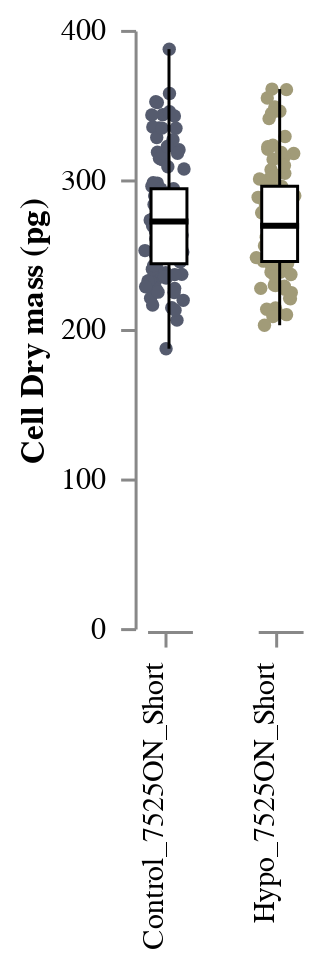

The notebook cell this image was saved under:
### Code cell
STRIP_DryMass = stripbox(
    data = df, 
    x = "Condition", 
    y = "Dry_mass", 
    y_title = "Cell Dry mass (pg)", 
    colour = "Condition"
)
STRIP_DryMass

### Figure 1 — Vega-Lite specification as saved in the notebook (floating-point values rounded to 4 significant figures; data arrays with more than 128 entries replaced by an {"elided": "..."} marker saying what was removed)
{"config": {"view": {"continuousWidth": 400, "continuousHeight": 300, "stroke": "transparent", "strokeWidth": 0.5}, "axis": {"grid": true, "labelPadding": 5, "ticks": true}, "facet": {"spacing": 18}, "header": {"labelOrient": "bottom", "title": null}}, "data": {"name": "data-62550d3ee3bffa22cafcd943bcc5dc00"}, "facet": {"column": {"type": "nominal", "field": "Condition", "header": {"labelAlign": "right", "labelAngle": -90, "labelOrient": "bottom", "labelPadding": 5, "titleOrient": "top"}}}, "spec": {"layer": [{"mark": {"type": "circle", "opacity": 1, "size": 20}, "encoding": {"color": {"type": "nominal", "field": "Condition", "legend": null, "scale": {"scheme": "cividis"}}, "x": {"type": "quantitative", "axis": {"grid": false, "labels": false, "ticks": true, "values": [0]}, "field": "jitter", "title": null}, "y": {"type": "quantitative", "axis": {"grid": false, "labels": true, "ticks": true}, "field": "Dry_mass", "title": "Cell Dry mass (pg)"}}, "height": 200, "transform": [{"calculate": "(sqrt(-2 * log(random() / 2)) * cos(2 * PI * random() / 2))", "as": "jitter"}], "width": 15}, {"mark": {"type": "boxplot", "extent": "min-max", "size": 12}, "encoding": {"color": {"value": "white"}, "opacity": {"value": 1}, "stroke": {"value": "black"}, "y": {"type": "quantitative", "field": "Dry_mass", "title": "Cell Dry mass (pg)"}}, "height": 200, "width": 30}]}, "$schema": "https://vega.github.io/schema/vega-lite/v4.8.1.json", "datasets": {"data-62550d3ee3bffa22cafcd943bcc5dc00": {"elided": "206 records"}}}
